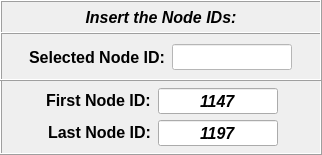
     <widget class="QFrame" name="frame_7">
      <property name="geometry">
       <rect>
        <x>54</x>
        <y>6</y>
        <width>322</width>
        <height>155</height>
       </rect>
      </property>
      <property name="minimumSize">
       <size>
        <width>322</width>
        <height>0</height>
       </size>
      </property>
      <property name="maximumSize">
       <size>
        <width>322</width>
        <height>16777215</height>
       </size>
      </property>
      <property name="frameShape">
       <enum>QFrame::Box</enum>
      </property>
      <property name="frameShadow">
       <enum>QFrame::Raised</enum>
      </property>
      <widget class="QLabel" name="label_7">
       <property name="geometry">
        <rect>
         <x>0</x>
         <y>0</y>
         <width>322</width>
         <height>34</height>
        </rect>
       </property>
       <property name="minimumSize">
        <size>
         <width>322</width>
         <height>34</height>
        </size>
       </property>
       <property name="maximumSize">
        <size>
         <width>322</width>
         <height>34</height>
        </size>
       </property>
       <property name="font">
        <font>
         <family>Arial</family>
         <pointsize>12</pointsize>
         <weight>75</weight>
         <italic>true</italic>
         <bold>true</bold>
        </font>
       </property>
       <property name="frameShape">
        <enum>QFrame::Box</enum>
       </property>
       <property name="frameShadow">
        <enum>QFrame::Raised</enum>
       </property>
       <property name="text">
        <string>Insert the Node IDs:</string>
       </property>
       <property name="alignment">
        <set>Qt::AlignCenter</set>
       </property>
      </widget>
      <widget class="QLineEdit" name="lineEdit_id_labels_2">
       <property name="enabled">
        <bool>false</bool>
       </property>
       <property name="geometry">
        <rect>
         <x>16</x>
         <y>88</y>
         <width>139</width>
         <height>25</height>
        </rect>
       </property>
       <property name="palette">
        <palette>
         <active>
          <colorrole role="WindowText">
           <brush brushstyle="SolidPattern">
            <color alpha="255">
             <red>0</red>
             <green>0</green>
             <blue>0</blue>
            </color>
           </brush>
          </colorrole>
          <colorrole role="Dark">
           <brush brushstyle="SolidPattern">
            <color alpha="255">
             <red>0</red>
             <green>0</green>
             <blue>0</blue>
            </color>
           </brush>
          </colorrole>
          <colorrole role="Text">
           <brush brushstyle="SolidPattern">
            <color alpha="255">
             <red>0</red>
             <green>0</green>
             <blue>0</blue>
            </color>
           </brush>
          </colorrole>
          <colorrole role="ButtonText">
           <brush brushstyle="SolidPattern">
            <color alpha="255">
             <red>0</red>
             <green>0</green>
             <blue>0</blue>
            </color>
           </brush>
          </colorrole>
         </active>
         <inactive>
          <colorrole role="WindowText">
           <brush brushstyle="SolidPattern">
            <color alpha="255">
             <red>0</red>
             <green>0</green>
             <blue>0</blue>
            </color>
           </brush>
          </colorrole>
          <colorrole role="Dark">
           <brush brushstyle="SolidPattern">
            <color alpha="255">
             <red>0</red>
             <green>0</green>
             <blue>0</blue>
            </color>
           </brush>
          </colorrole>
          <colorrole role="Text">
           <brush brushstyle="SolidPattern">
            <color alpha="255">
             <red>0</red>
             <green>0</green>
             <blue>0</blue>
            </color>
           </brush>
          </colorrole>
          <colorrole role="ButtonText">
           <brush brushstyle="SolidPattern">
            <color alpha="255">
             <red>0</red>
             <green>0</green>
             <blue>0</blue>
            </color>
           </brush>
          </colorrole>
         </inactive>
         <disabled>
          <colorrole role="WindowText">
           <brush brushstyle="SolidPattern">
            <color alpha="255">
             <red>0</red>
             <green>0</green>
             <blue>0</blue>
            </color>
           </brush>
          </colorrole>
          <colorrole role="Dark">
           <brush brushstyle="SolidPattern">
            <color alpha="255">
             <red>0</red>
             <green>0</green>
             <blue>0</blue>
            </color>
           </brush>
          </colorrole>
          <colorrole role="Text">
           <brush brushstyle="SolidPattern">
            <color alpha="255">
             <red>0</red>
             <green>0</green>
             <blue>0</blue>
            </color>
           </brush>
          </colorrole>
          <colorrole role="ButtonText">
           <brush brushstyle="SolidPattern">
            <color alpha="255">
             <red>0</red>
             <green>0</green>
             <blue>0</blue>
            </color>
           </brush>
          </colorrole>
         </disabled>
        </palette>
       </property>
       <property name="font">
        <font>
         <family>Arial</family>
         <pointsize>12</pointsize>
         <weight>75</weight>
         <italic>false</italic>
         <bold>true</bold>
        </font>
       </property>
       <property name="focusPolicy">
        <enum>Qt::ClickFocus</enum>
       </property>
       <property name="autoFillBackground">
        <bool>false</bool>
       </property>
       <property name="text">
        <string>First Node ID:</string>
       </property>
       <property name="frame">
        <bool>false</bool>
       </property>
       <property name="alignment">
        <set>Qt::AlignRight|Qt::AlignTrailing|Qt::AlignVCenter</set>
       </property>
      </widget>
      <widget class="QLineEdit" name="lineEdit_last_node_ID">
       <property name="geometry">
        <rect>
         <x>158</x>
         <y>120</y>
         <width>120</width>
         <height>26</height>
        </rect>
       </property>
       <property name="minimumSize">
        <size>
         <width>0</width>
         <height>26</height>
        </size>
       </property>
       <property name="maximumSize">
        <size>
         <width>16777215</width>
         <height>26</height>
        </size>
       </property>
       <property name="font">
        <font>
         <family>Arial</family>
         <pointsize>12</pointsize>
         <weight>75</weight>
         <italic>true</italic>
         <bold>true</bold>
        </font>
       </property>
       <property name="focusPolicy">
        <enum>Qt::ClickFocus</enum>
       </property>
       <property name="text">
        <string>1197</string>
       </property>
       <property name="alignment">
        <set>Qt::AlignCenter</set>
       </property>
      </widget>
      <widget class="QLineEdit" name="lineEdit_first_node_ID">
       <property name="geometry">
        <rect>
         <x>158</x>
         <y>88</y>
         <width>120</width>
         <height>26</height>
        </rect>
       </property>
       <property name="minimumSize">
        <size>
         <width>0</width>
         <height>26</height>
        </size>
       </property>
       <property name="maximumSize">
        <size>
         <width>16777215</width>
         <height>26</height>
        </size>
       </property>
       <property name="font">
        <font>
         <family>Arial</family>
         <pointsize>12</pointsize>
         <weight>75</weight>
         <italic>true</italic>
         <bold>true</bold>
        </font>
       </property>
       <property name="focusPolicy">
        <enum>Qt::ClickFocus</enum>
       </property>
       <property name="text">
        <string>1147</string>
       </property>
       <property name="alignment">
        <set>Qt::AlignCenter</set>
       </property>
      </widget>
      <widget class="QLineEdit" name="lineEdit_id_labels_3">
       <property name="enabled">
        <bool>false</bool>
       </property>
       <property name="geometry">
        <rect>
         <x>14</x>
         <y>120</y>
         <width>141</width>
         <height>25</height>
        </rect>
       </property>
       <property name="palette">
        <palette>
         <active>
          <colorrole role="WindowText">
           <brush brushstyle="SolidPattern">
            <color alpha="255">
             <red>0</red>
             <green>0</green>
             <blue>0</blue>
            </color>
           </brush>
          </colorrole>
          <colorrole role="Dark">
           <brush brushstyle="SolidPattern">
            <color alpha="255">
             <red>0</red>
             <green>0</green>
             <blue>0</blue>
            </color>
           </brush>
          </colorrole>
          <colorrole role="Text">
           <brush brushstyle="SolidPattern">
            <color alpha="255">
             <red>0</red>
             <green>0</green>
             <blue>0</blue>
            </color>
           </brush>
          </colorrole>
          <colorrole role="ButtonText">
           <brush brushstyle="SolidPattern">
            <color alpha="255">
             <red>0</red>
             <green>0</green>
             <blue>0</blue>
            </color>
           </brush>
          </colorrole>
         </active>
         <inactive>
          <colorrole role="WindowText">
           <brush brushstyle="SolidPattern">
            <color alpha="255">
             <red>0</red>
             <green>0</green>
             <blue>0</blue>
            </color>
           </brush>
          </colorrole>
          <colorrole role="Dark">
           <brush brushstyle="SolidPattern">
            <color alpha="255">
             <red>0</red>
             <green>0</green>
             <blue>0</blue>
            </color>
           </brush>
          </colorrole>
          <colorrole role="Text">
           <brush brushstyle="SolidPattern">
            <color alpha="255">
             <red>0</red>
             <green>0</green>
             <blue>0</blue>
            </color>
           </brush>
          </colorrole>
          <colorrole role="ButtonText">
           <brush brushstyle="SolidPattern">
            <color alpha="255">
             <red>0</red>
             <green>0</green>
             <blue>0</blue>
            </color>
           </brush>
          </colorrole>
         </inactive>
         <disabled>
          <colorrole role="WindowText">
           <brush brushstyle="SolidPattern">
            <color alpha="255">
             <red>0</red>
             <green>0</green>
             <blue>0</blue>
            </color>
           </brush>
          </colorrole>
          <colorrole role="Dark">
           <brush brushstyle="SolidPattern">
            <color alpha="255">
             <red>0</red>
             <green>0</green>
             <blue>0</blue>
            </color>
           </brush>
          </colorrole>
          <colorrole role="Text">
           <brush brushstyle="SolidPattern">
            <color alpha="255">
             <red>0</red>
             <green>0</green>
             <blue>0</blue>
            </color>
           </brush>
          </colorrole>
          <colorrole role="ButtonText">
           <brush brushstyle="SolidPattern">
            <color alpha="255">
             <red>0</red>
             <green>0</green>
             <blue>0</blue>
            </color>
           </brush>
          </colorrole>
         </disabled>
        </palette>
       </property>
       <property name="font">
        <font>
         <family>Arial</family>
         <pointsize>12</pointsize>
         <weight>75</weight>
         <italic>false</italic>
         <bold>true</bold>
        </font>
       </property>
       <property name="focusPolicy">
        <enum>Qt::ClickFocus</enum>
       </property>
       <property name="autoFillBackground">
        <bool>false</bool>
       </property>
       <property name="text">
        <string>Last Node ID:</string>
       </property>
       <property name="frame">
        <bool>false</bool>
       </property>
       <property name="alignment">
        <set>Qt::AlignRight|Qt::AlignTrailing|Qt::AlignVCenter</set>
       </property>
      </widget>
      <widget class="QFrame" name="frame_8">
       <property name="geometry">
        <rect>
         <x>0</x>
         <y>32</y>
         <width>322</width>
         <height>49</height>
        </rect>
       </property>
       <property name="minimumSize">
        <size>
         <width>322</width>
         <height>0</height>
        </size>
       </property>
       <property name="maximumSize">
        <size>
         <width>322</width>
         <height>16777215</height>
        </size>
       </property>
       <property name="frameShape">
        <enum>QFrame::Box</enum>
       </property>
       <property name="frameShadow">
        <enum>QFrame::Raised</enum>
       </property>
       <widget class="QLineEdit" name="lineEdit_selected_node_ID">
        <property name="enabled">
         <bool>false</bool>
        </property>
        <property name="geometry">
         <rect>
          <x>172</x>
          <y>12</y>
          <width>120</width>
          <height>26</height>
         </rect>
        </property>
        <property name="maximumSize">
         <size>
          <width>16777215</width>
          <height>26</height>
         </size>
        </property>
        <property name="sizeIncrement">
         <size>
          <width>0</width>
          <height>26</height>
         </size>
        </property>
        <property name="font">
         <font>
          <family>Arial</family>
          <pointsize>12</pointsize>
          <weight>75</weight>
          <italic>true</italic>
          <bold>true</bold>
         </font>
        </property>
        <property name="focusPolicy">
         <enum>Qt::ClickFocus</enum>
        </property>
        <property name="styleSheet">
         <string notr="true">color: rgb(0, 0, 0);
background-color: rgb(255, 255, 255);</string>
        </property>
        <property name="alignment">
         <set>Qt::AlignCenter</set>
        </property>
       </widget>
       <widget class="QLineEdit" name="lineEdit_id_labels">
        <property name="enabled">
         <bool>false</bool>
        </property>
        <property name="geometry">
         <rect>
          <x>14</x>
          <y>12</y>
          <width>155</width>
          <height>26</height>
         </rect>
        </property>
        <property name="minimumSize">
         <size>
          <width>0</width>
          <height>26</height>
         </size>
        </property>
        <property name="maximumSize">
         <size>
          <width>16777215</width>
          <height>26</height>
         </size>
        </property>
        <property name="palette">
         <palette>
          <active>
           <colorrole role="WindowText">
            <brush brushstyle="SolidPattern">
             <color alpha="255">
              <red>0</red>
              <green>0</green>
              <blue>0</blue>
             </color>
            </brush>
           </colorrole>
           <colorrole role="Dark">
            <brush brushstyle="SolidPattern">
             <color alpha="255">
              <red>0</red>
              <green>0</green>
              <blue>0</blue>
             </color>
            </brush>
           </colorrole>
           <colorrole role="Text">
            <brush brushstyle="SolidPattern">
             <color alpha="255">
              <red>0</red>
              <green>0</green>
              <blue>0</blue>
             </color>
            </brush>
           </colorrole>
           <colorrole role="ButtonText">
            <brush brushstyle="SolidPattern">
             <color alpha="255">
              <red>0</red>
              <green>0</green>
              <blue>0</blue>
             </color>
            </brush>
           </colorrole>
          </active>
          <inactive>
           <colorrole role="WindowText">
            <brush brushstyle="SolidPattern">
             <color alpha="255">
              <red>0</red>
              <green>0</green>
              <blue>0</blue>
             </color>
            </brush>
           </colorrole>
           <colorrole role="Dark">
            <brush brushstyle="SolidPattern">
             <color alpha="255">
              <red>0</red>
              <green>0</green>
              <blue>0</blue>
             </color>
            </brush>
           </colorrole>
           <colorrole role="Text">
            <brush brushstyle="SolidPattern">
             <color alpha="255">
              <red>0</red>
              <green>0</green>
              <blue>0</blue>
             </color>
            </brush>
           </colorrole>
           <colorrole role="ButtonText">
            <brush brushstyle="SolidPattern">
             <color alpha="255">
              <red>0</red>
              <green>0</green>
              <blue>0</blue>
             </color>
            </brush>
           </colorrole>
          </inactive>
          <disabled>
           <colorrole role="WindowText">
            <brush brushstyle="SolidPattern">
             <color alpha="255">
              <red>0</red>
              <green>0</green>
              <blue>0</blue>
             </color>
            </brush>
           </colorrole>
           <colorrole role="Dark">
            <brush brushstyle="SolidPattern">
             <color alpha="255">
              <red>0</red>
              <green>0</green>
              <blue>0</blue>
             </color>
            </brush>
           </colorrole>
           <colorrole role="Text">
            <brush brushstyle="SolidPattern">
             <color alpha="255">
              <red>0</red>
              <green>0</green>
              <blue>0</blue>
             </color>
            </brush>
           </colorrole>
           <colorrole role="ButtonText">
            <brush brushstyle="SolidPattern">
             <color alpha="255">
              <red>0</red>
              <green>0</green>
              <blue>0</blue>
             </color>
            </brush>
           </colorrole>
          </disabled>
         </palette>
        </property>
        <property name="font">
         <font>
          <family>Arial</family>
          <pointsize>12</pointsize>
          <weight>75</weight>
          <italic>false</italic>
          <bold>true</bold>
         </font>
        </property>
        <property name="focusPolicy">
         <enum>Qt::ClickFocus</enum>
        </property>
        <property name="autoFillBackground">
         <bool>false</bool>
        </property>
        <property name="text">
         <string>Selected Node ID:</string>
        </property>
        <property name="frame">
         <bool>false</bool>
        </property>
        <property name="alignment">
         <set>Qt::AlignRight|Qt::AlignTrailing|Qt::AlignVCenter</set>
        </property>
       </widget>
      </widget>
     </widget>
